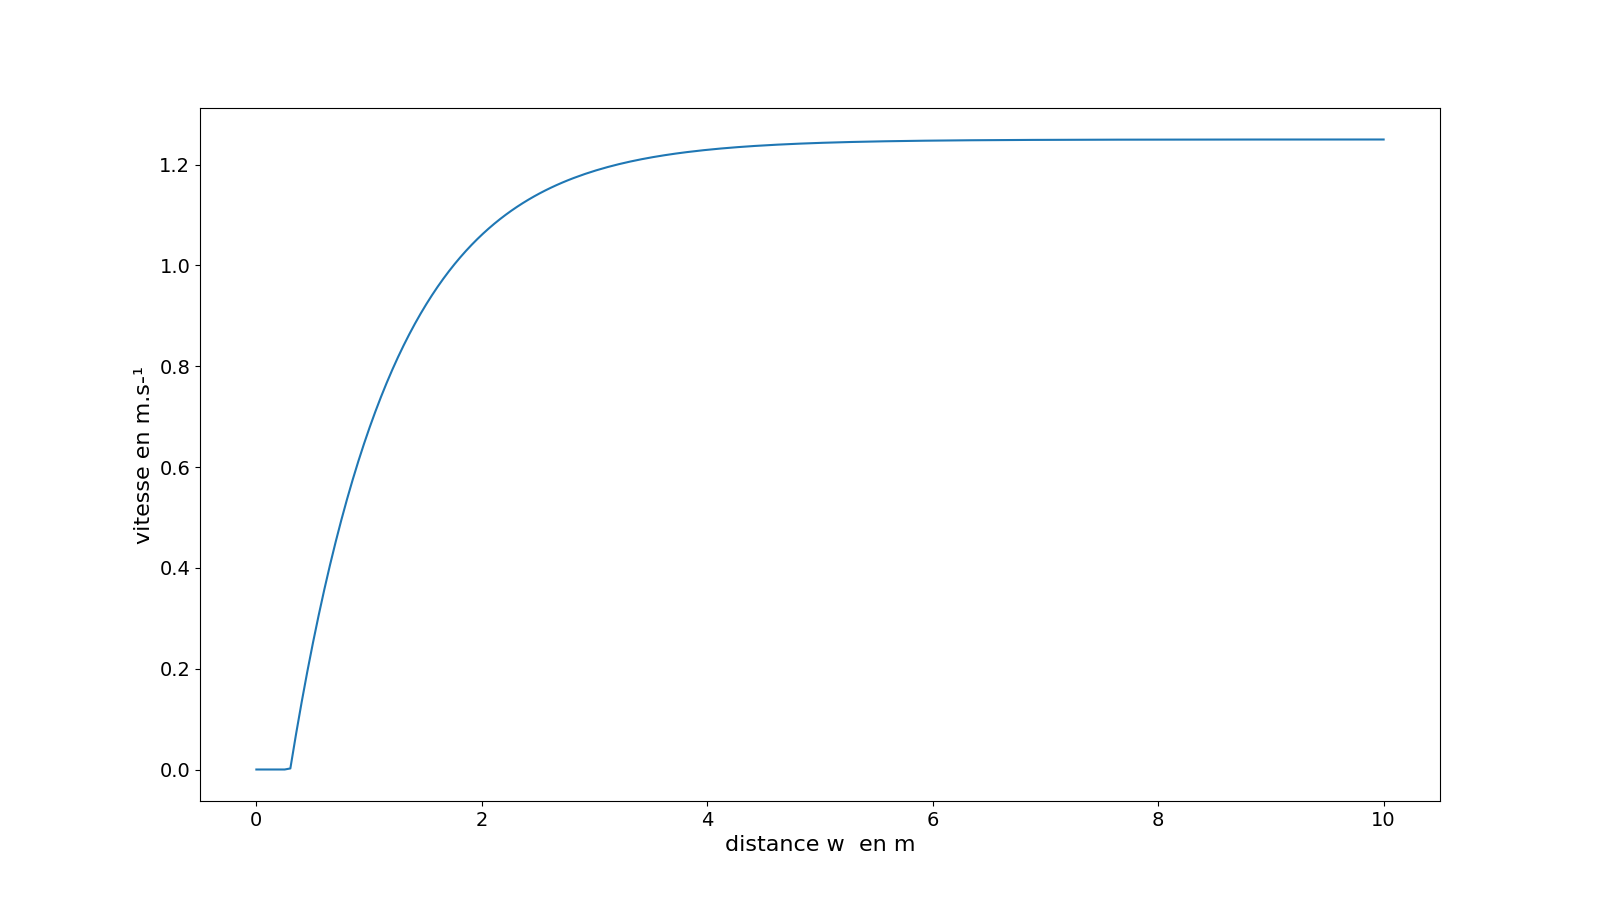

Write Python code to recreate this figure.
import numpy as np
import matplotlib.pyplot as plt

U = 1.25 # vitesse m.s-¹
Wm = 0.3 # distance minimale entre la voiture et celle qui la précède m
Ws = 0.9 # m
ww = np.linspace(0, 10, 200)

def phi(ww):
    PHI = (U*(1 - np.exp(- (ww-Wm)/Ws)))
    return (ww >= Wm)* PHI

plt.figure(figsize=[16,9])
plt.xlabel('distance w  en m')
plt.ylabel('vitesse en m.s-¹')
plt.plot(ww, phi(ww))
plt.savefig('test/phi(ww).png')
plt.draw()  
plt.pause(10)